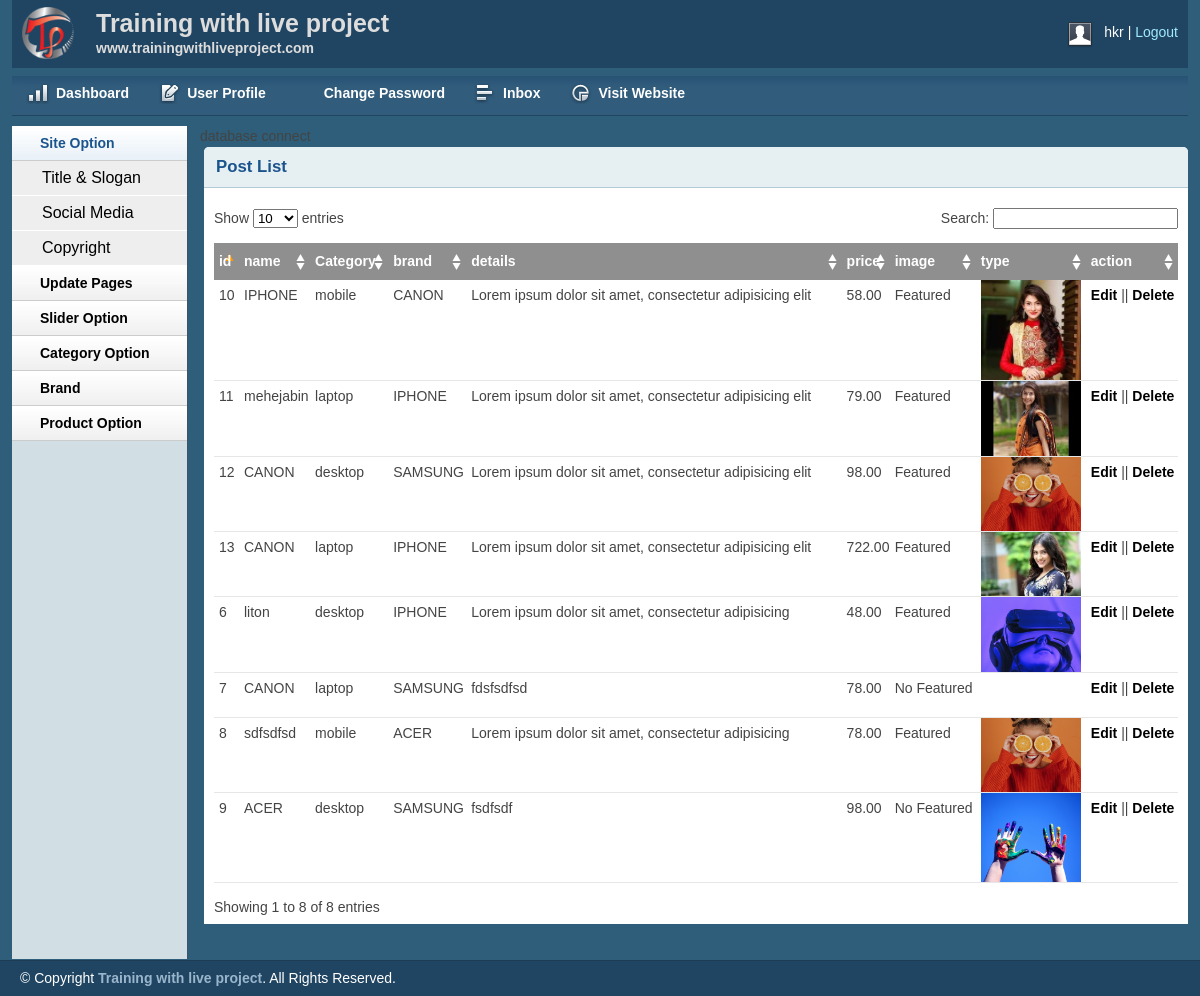
The page /admin/productlist.php (signed in) on the database its author committed.
### tables this page shows
CREATE TABLE `tbl_product` (
  `proId` int(11) NOT NULL,
  `proName` varchar(255) NOT NULL,
  `catId` int(11) NOT NULL,
  `brandId` int(11) NOT NULL,
  `proDetails` varchar(255) NOT NULL,
  `proPrice` float(10,2) NOT NULL,
  `proImage` varchar(255) NOT NULL,
  `type` tinyint(4) NOT NULL
);

CREATE TABLE `tbl_cat` (
  `cat_id` int(11) NOT NULL,
  `name` varchar(255) NOT NULL
);

CREATE TABLE `tbl_brand` (
  `brandId` int(11) NOT NULL,
  `brandName` varchar(255) NOT NULL
);

### lib/Database.php (called while the page is built, shortened)
<?php
Class Database{
	public $host   = DB_HOST;
	public $user   = DB_USER;
	public $pass   = DB_PASS;
	public $dbname = DB_NAME;
	public $link;
	private function connectDB(){
	$this->link = new mysqli($this->host, $this->user, $this->pass, $this->dbname);
 }
	public function select($query){
		$result = $this->link->query($query) or die($this->link->error.__LINE__);
		if($result->num_rows > 0){
			return $result;
		} else {
			return false;
		}
	}
}

### lib/session.php (called while the page is built, shortened)
<?php
    class session{
        public static function get($key){
            if(isset($_SESSION[$key])){
                return $_SESSION[$key];
            }else{
                return false;
            }
        }
    }
?>

### classes/product.php (called while the page is built, shortened)
<?php
$filePath = realpath(dirname(__FILE__));
require_once ($filePath."/../lib/Database.php");
?>
<?php
class Product{
    private $db;
    public function __construct(){
        $this->db = new Database();
    }
    public function productShow(){
        $selecttQuery = "select p.*,c.name,b.brandName
                         from tbl_product as p,tbl_cat as c,tbl_brand as b
                         where p.catId = c.cat_id and p.brandId = b.brandId order by p.proId desc";
        $selectRun = $this->db->select($selecttQuery);
        return $selectRun;
    }
}
?>

### admin/productlist.php (the view, shortened to what this page needs)
<?php include 'inc/header.php';?>
<?php include 'inc/sidebar.php';?>
<?php include '../classes/product.php';?>
<?php
$productClass = new Product();
?>
<div class="grid_10">
    <div class="box round first grid">
        <h2>Post List</h2>
        <div class="block">
            <table class="data display datatable" id="example">
			<thead>
				<tr>
					<th>id</th>
					<th>name</th>
					<th>Category</th>
					<th>brand</th>
					<th>details</th>
					<th>price</th>
					<th>image</th>
					<th>type</th>
					<th>action</th>
				</tr>
			</thead>
			<tbody>
                <?php
                    $get_details = $productClass->productShow();
                    if($get_details){
                        while($get_data = $get_details->fetch_assoc()){ ?>
                            <tr class="odd gradeX">
                                <td><?php echo $get_data['proId']; ?></td>
                                <td><?php echo $get_data['proName']; ?></td>
                                <td><?php echo $get_data['name']; ?></td>
                                <td class="center"><?php echo $get_data['brandName']; ?></td>
                                <td class="center"> <?php echo $get_data['proDetails']; ?></td>
                                <td class="center"> <?php echo $get_data['proPrice']; ?></td>
                                <td class="center"> <?php
                                    if($get_data['type'] == 1){
                                        echo "Featured";
                                    }else{
                                        echo "No Featured";
                                    }
                                    ?></td>
                                <td class="center"><img src="upload/<?php echo $get_data['proImage']; ?>" alt=""></td>
                                <td><a href="">Edit</a> || <a href="">Delete</a></td>
                            </tr>
                <?php } } ?>
			</tbody>
		</table>
       </div>
    </div>
</div>
<?php include 'inc/footer.php';?>

### admin/inc/header.php (shortened to what this page needs)
<?php
    require_once ("../lib/session.php");
?>
<!DOCTYPE html>
<html>
<head>
    <link rel="stylesheet" type="text/css" href="css/reset.css" media="screen" />
    <link rel="stylesheet" type="text/css" href="css/text.css" media="screen" />
    <link rel="stylesheet" type="text/css" href="css/grid.css" media="screen" />
    <link rel="stylesheet" type="text/css" href="css/layout.css" media="screen" />
    <link rel="stylesheet" type="text/css" href="css/nav.css" media="screen" />
    <link href="css/table/demo_page.css" rel="stylesheet" type="text/css" />
</head>
<body>
    <div class="container_12">
        <div class="grid_12 header-repeat">
            <div id="branding">
                <div class="floatleft logo">
                    <img src="img/livelogo.png" alt="Logo" />
				</div>
				<div class="floatleft middle">
					<h1>Training with live project</h1>
					<p>www.trainingwithliveproject.com</p>
				</div>
                <div class="floatright">
                    <div class="floatleft">
                        <img src="img/img-profile.jpg" alt="Profile Pic" /></div>
                    <div class="floatleft marginleft10">
                        <ul class="inline-ul floatleft">
                            <li><?php echo session::get('adminName')?></li>
                            <li><a href="?action=logout">Logout</a></li>
                        </ul>
                    </div>
                </div>
            </div>
        </div>
        <div class="grid_12">
            <ul class="nav main">
                <li class="ic-dashboard"><a href="index.php"><span>Dashboard</span></a> </li>
                <li class="ic-form-style"><a href=""><span>User Profile</span></a></li>
				<li class="ic-typography"><a href="changepassword.php"><span>Change Password</span></a></li>
				<li class="ic-grid-tables"><a href="inbox.php"><span>Inbox</span></a></li>
                <li class="ic-charts"><a href=""><span>Visit Website</span></a></li>
            </ul>
        </div>

### admin/inc/sidebar.php (shortened to what this page needs)
<div class="grid_2">
    <div class="box sidemenu">
        <div class="block" id="section-menu">
            <ul class="section menu">
               <li><a class="menuitem">Site Option</a>
                    <ul class="submenu">
                        <li><a href="titleslogan.php">Title & Slogan</a></li>
                        <li><a href="social.php">Social Media</a></li>
                        <li><a href="copyright.php">Copyright</a></li>
                    </ul>
                </li>
                 <li><a class="menuitem">Update Pages</a>
                </li>
				<li><a class="menuitem">Slider Option</a>
                </li>
                <li><a class="menuitem">Category Option</a>
                </li>
                <li><a class="menuitem">Brand</a>
                </li>
                <li><a class="menuitem">Product Option</a>
                </li>
            </ul>
        </div>
    </div>
</div>

### admin/inc/footer.php (shortened to what this page needs)
    </div>
    <div id="site_info">
        <p>
         &copy; Copyright <a href="http://trainingwithliveproject.com">Training with live project</a>. All Rights Reserved.
        </p>
    </div>
</body>
</html>

### admin/css/layout.css (style rules this page uses)
body { background: #fff none repeat scroll 0 0; color: #444; font-size: 14px; padding: 0; }
.floatleft { float:left; }
.logo img { margin-top: -15px; width: 52px; }
.middle { margin-left: 22px; margin-top: -14px; }
.middle h1 { color:#ddd;margin:0 }
.middle p { color: #ddd; margin: 0; font-weight: bold; }
.floatright { float:right; }
.inline-ul li { display:inline; color:#fff; }
.marginleft10 { margin-left:10px; }
a { color: #000; font-weight:bold; text-decoration: none; }
.container_12, .container_16 { background:#2E5E79; }
h1, h2, h3, h4, h5, h6 { line-height:1.2em; margin-bottom:.3em; }
h2 { margin-top:1em; }
#branding { font-weight: normal; margin-bottom: 0; padding: 22px 10px 3px; text-align: left; }
.header-repeat { background:url(../img/header-repeat.jpg) repeat-x; }
#branding a { color:#A1EAFF; font-weight:normal; }
#branding a:before { content:" | "; color:#fff; }
#branding ul, #branding ul li { margin:0px; padding:0px; }
#branding li { padding:0px 0px 0px 0px !important; }
.box { background:#fff; margin-bottom:20px; padding:10px 10px 10px 10px; margin-left:-8px; }
.box.grid { padding-bottom:40px; }
.box.round { -moz-border-radius: 5px 5px 0px 0px; -webkit-border-radius: 5px 5px 0px 0px; border-radius: 5px 5px 0px 0px; }
.box h2 { font-size:1.2em; font-weight:bold; color:#1B548D; background:#E6F0F3; margin:-10px -10px 0 -10px; padding:10px 12px; border-bottom:1px solid #B3CBD6; -moz-border-radius: 5px 5px 0px 0px; -webkit-border-radius: 5px 5px 0px 0px; border-radius: 5px 5px 0px 0px; }
.box.first { min-height: 406px; }
.block { padding-top:20px; }
.box.sidemenu { background-color:#D1DEE4; border-right:1px solid #3A5665; padding:0px; margin:0px; cursor:pointer; }
.box.sidemenu .block { padding-top:0px; margin-top:0px; }
p { margin-bottom:1em; }
ul, ol { padding-top:0; }
ul.menu { list-style:none; border-top:1px solid #bbb; }
ul.menu li { margin:0; }
ul.menu li a { display:block; padding:4px 10px; border-bottom:1px solid #ccc; }
ul.menu ul { list-style:none; margin:0; }
ul.menu ul li a { padding-left:30px; }
ul.section { border-top:0; margin-bottom:0; }
ul.section li a { background:url(../img/sidemenu-repeat.jpg) repeat-x; line-height:26px; padding-left:28px; }
ul.section li li a { background:#ddd; border-bottom:1px solid #eee; }
ul.section ul li { text-transform:none; }
ul.section ul.current li a { background: #eee none repeat scroll 0 0; border-bottom: 1px solid #fff; font-size: 16px; font-weight: normal; }
ul.section li a.current { color:#1B548D; background:url(../img/sidemenu-repeat-hover.jpg) repeat-x; }
#site_info { color:#fff; background:#204562; border-top:1px solid #1d3b53; padding-left:20px; }
#site_info p { line-height:35px; margin-bottom:0px; }
#site_info a { color:#9ab6cc; }
.block { padding-bottom:1px; }
table.display { margin: 0 auto; clear: both; width: 100%; }
.sorting_asc { background: #8f8f8f url(../img/table/sort_asc.png) no-repeat center right; padding:8px 5px; text-align:left; color:#fff; }
.sorting { background:#8f8f8f url(../img/table/sort_both.png) no-repeat center right; padding:8px 5px; text-align:left; color:#fff; }
tr.odd { height: 30px; line-height: 30px; border-bottom:1px solid #e6e6e6; }
tr.even { height: 30px; line-height: 30px; border-bottom:1px solid #e6e6e6; }
tr.odd td, tr.even td { padding-left:5px; }
table#example img { width: 100px; vertical-align: top; }

### rows shown on the page
tbl_product: proId "13", proName "CANON", catId.name "laptop", brandId.brandName "IPHONE", proDetails "Lorem ipsum dolor sit amet, consectetur adipisicing elit", proPrice "722.00", type "Featured", proImage (picture)
tbl_product: proId "12", proName "CANON", catId.name "desktop", brandId.brandName "SAMSUNG", proDetails "Lorem ipsum dolor sit amet, consectetur adipisicing elit", proPrice "98.00", type "Featured", proImage (picture)
tbl_product: proId "11", proName "mehejabin", catId.name "laptop", brandId.brandName "IPHONE", proDetails "Lorem ipsum dolor sit amet, consectetur adipisicing elit", proPrice "79.00", type "Featured", proImage (picture)
tbl_product: proId "10", proName "IPHONE", catId.name "mobile", brandId.brandName "CANON", proDetails "Lorem ipsum dolor sit amet, consectetur adipisicing elit", proPrice "58.00", type "Featured", proImage (picture)
tbl_product: proId "9", proName "ACER", catId.name "desktop", brandId.brandName "SAMSUNG", proDetails "fsdfsdf", proPrice "98.00", type "No Featured", proImage (picture)
tbl_product: proId "8", proName "sdfsdfsd", catId.name "mobile", brandId.brandName "ACER", proDetails "Lorem ipsum dolor sit amet, consectetur adipisicing", proPrice "78.00", type "Featured", proImage (picture)
tbl_product: proId "7", proName "CANON", catId.name "laptop", brandId.brandName "SAMSUNG", proDetails "fdsfsdfsd", proPrice "78.00", type "No Featured"
tbl_product: proId "6", proName "liton", catId.name "desktop", brandId.brandName "IPHONE", proDetails "Lorem ipsum dolor sit amet, consectetur adipisicing", proPrice "48.00", type "Featured", proImage (picture)

### other values the page prints
session::get('adminName') "hkr"
